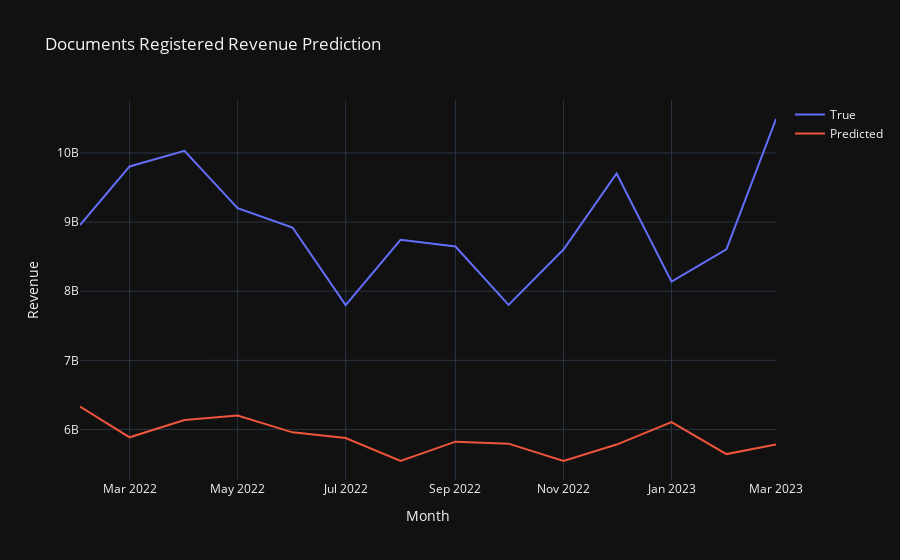

Write notebook code for a chart like this one.
### Code cell
# Predicting
predictions = model.predict(X_test)

# Inverse transforming the predictions
predictions = scaler.inverse_transform(predictions)
y_test_inv = scaler.inverse_transform(y_test.reshape(-1, 1))

# Plotting with Plotly
trace1 = go.Scatter(
    x=test['month'][TIME_STEPS:],
    y=y_test_inv.flatten(),
    mode='lines',
    name='True'
)

trace2 = go.Scatter(
    x=test['month'][TIME_STEPS:],
    y=predictions.flatten(),
    mode='lines',
    name='Predicted'
)

layout = go.Layout(
    title='Documents Registered Revenue Prediction',
    xaxis=dict(title='Month'),
    yaxis=dict(title='Revenue'),
    template="plotly_dark"
)

fig = go.Figure(data=[trace1, trace2], layout=layout)
fig.show()

### Figure 1 — Plotly figure (JSON) as saved in the notebook; plotly's stock layout.template omitted (floating-point values rounded to 4 significant figures)
{"data": [{"mode": "lines", "name": "True", "type": "scatter", "x": ["2022-02-01T00:00:00", "2022-03-01T00:00:00", "2022-04-01T00:00:00", "2022-05-01T00:00:00", "2022-06-01T00:00:00", "2022-07-01T00:00:00", "2022-08-01T00:00:00", "2022-09-01T00:00:00", "2022-10-01T00:00:00", "2022-11-01T00:00:00", "2022-12-01T00:00:00", "2023-01-01T00:00:00", "2023-02-01T00:00:00", "2023-03-01T00:00:00"], "y": [8957957093, 9805934795, 10031873372, 9201416830, 8921752696, 7800000000.0, 8745139245, 8647414151, 7802976535, 8603312388, 9704530137, 8138000000.0, 8607195900, 10490000000.0]}, {"mode": "lines", "name": "Predicted", "type": "scatter", "x": ["2022-02-01T00:00:00", "2022-03-01T00:00:00", "2022-04-01T00:00:00", "2022-05-01T00:00:00", "2022-06-01T00:00:00", "2022-07-01T00:00:00", "2022-08-01T00:00:00", "2022-09-01T00:00:00", "2022-10-01T00:00:00", "2022-11-01T00:00:00", "2022-12-01T00:00:00", "2023-01-01T00:00:00", "2023-02-01T00:00:00", "2023-03-01T00:00:00"], "y": [6332211200, 5886664192, 6136568320, 6202945536, 5958523904, 5875971072, 5544028160, 5823789568, 5794900480, 5544981504, 5781860864, 6106745856, 5644205568, 5783009792]}], "layout": {"title": {"text": "Documents Registered Revenue Prediction"}, "xaxis": {"title": {"text": "Month"}}, "yaxis": {"title": {"text": "Revenue"}}}}
